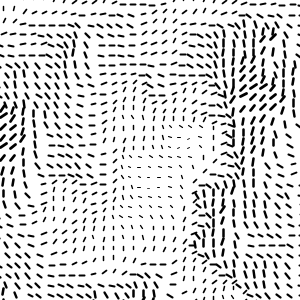
Frame 1 (no input)
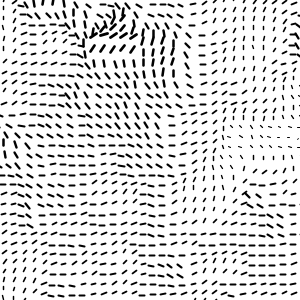
Frame 60 (the mouse pressed at the canvas centre just before this capture)
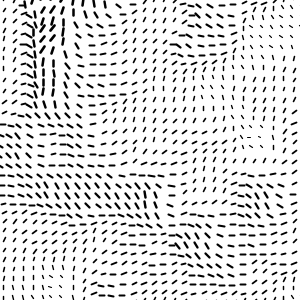
Frame 120 (the mouse held since frame 60 and released just before this capture)

The Processing sketch that drew these frames (run headless with seeded random() and noise(); from frame 60 on, the mouse is pressed at the canvas centre):

// Processing sketch: processing_109646
// ── processing_109646.pde

float seedX ;
float seedY ;
float i = 0;


float size;

float angle;
float xStart = random(10); 

float yStart = random(10); 

void setup(){

size(300,300);
 fill(0);
 

 
}




void draw(){
  background(255);
 
 // noStroke();
  
  seedX = xStart;

for (int x=0; x < width+10 ; x+=10){
  seedY = yStart;
  
  
  for (int y=0 ; y<height +10; y+=10){
    
   angle = noise(seedX,seedY,i);
   size = angle*10;
   strokeWeight(angle*4);
   
   angle*=TWO_PI*2;
   
   
   pushMatrix();    
    translate(x,y);
    rotate(angle);
    line(0,size,size,size);
    popMatrix();
    
   
  
  // ellipse(x,y, diameter,diameter);
   
   seedY+= 0.1;
   
  }
  
  seedX+= 0.1;
}

i+=0.012;
}
